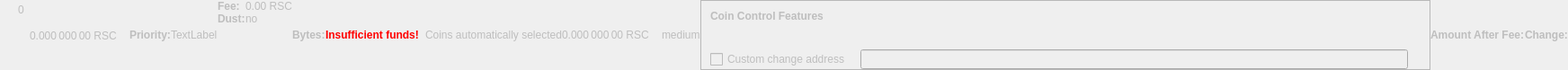
    <widget class="QWidget" name="dummyHideWidget" native="true">
     <property name="enabled">
      <bool>false</bool>
     </property>
     <property name="maximumSize">
      <size>
       <width>100</width>
       <height>22</height>
      </size>
     </property>
     <layout class="QHBoxLayout" name="dummyHideLayout">
      <property name="spacing">
       <number>0</number>
      </property>
      <property name="leftMargin">
       <number>0</number>
      </property>
      <property name="topMargin">
       <number>0</number>
      </property>
      <property name="rightMargin">
       <number>0</number>
      </property>
      <property name="bottomMargin">
       <number>0</number>
      </property>
      <item>
       <layout class="QFormLayout" name="formLayoutCoinControl1">
        <property name="horizontalSpacing">
         <number>10</number>
        </property>
        <property name="verticalSpacing">
         <number>14</number>
        </property>
        <property name="leftMargin">
         <number>10</number>
        </property>
        <property name="topMargin">
         <number>4</number>
        </property>
        <property name="rightMargin">
         <number>6</number>
        </property>
        <item row="0" column="1">
         <widget class="QLabel" name="labelCoinControlBytes">
          <property name="cursor">
           <cursorShape>IBeamCursor</cursorShape>
          </property>
          <property name="contextMenuPolicy">
           <enum>Qt::ActionsContextMenu</enum>
          </property>
          <property name="text">
           <string notr="true">0</string>
          </property>
          <property name="textInteractionFlags">
           <set>Qt::LinksAccessibleByMouse|Qt::TextSelectableByKeyboard|Qt::TextSelectableByMouse</set>
          </property>
         </widget>
        </item>
       </layout>
      </item>
      <item>
       <widget class="QLabel" name="labelCoinControlAfterFee">
        <property name="enabled">
         <bool>false</bool>
        </property>
        <property name="sizePolicy">
         <sizepolicy hsizetype="Fixed" vsizetype="Fixed">
          <horstretch>0</horstretch>
          <verstretch>0</verstretch>
         </sizepolicy>
        </property>
        <property name="minimumSize">
         <size>
          <width>111</width>
          <height>12</height>
         </size>
        </property>
        <property name="maximumSize">
         <size>
          <width>111</width>
          <height>12</height>
         </size>
        </property>
        <property name="cursor">
         <cursorShape>IBeamCursor</cursorShape>
        </property>
        <property name="contextMenuPolicy">
         <enum>Qt::ActionsContextMenu</enum>
        </property>
        <property name="text">
         <string notr="true">0.000 000 00 RSC</string>
        </property>
        <property name="textInteractionFlags">
         <set>Qt::LinksAccessibleByMouse|Qt::TextSelectableByKeyboard|Qt::TextSelectableByMouse</set>
        </property>
       </widget>
      </item>
      <item>
       <widget class="QLabel" name="labelCoinControlPriorityText">
        <property name="enabled">
         <bool>false</bool>
        </property>
        <property name="font">
         <font>
          <weight>75</weight>
          <bold>true</bold>
         </font>
        </property>
        <property name="text">
         <string>Priority:</string>
        </property>
       </widget>
      </item>
      <item>
       <layout class="QHBoxLayout" name="horizontalLayout">
        <item>
         <widget class="QLabel" name="WarningLabel">
          <property name="text">
           <string>TextLabel</string>
          </property>
         </widget>
        </item>
       </layout>
      </item>
      <item>
       <layout class="QFormLayout" name="formLayoutCoinControl3">
        <property name="horizontalSpacing">
         <number>0</number>
        </property>
        <property name="verticalSpacing">
         <number>0</number>
        </property>
        <property name="leftMargin">
         <number>0</number>
        </property>
        <property name="topMargin">
         <number>0</number>
        </property>
        <property name="rightMargin">
         <number>0</number>
        </property>
        <item row="0" column="0">
         <widget class="QLabel" name="labelCoinControlFeeText">
          <property name="enabled">
           <bool>false</bool>
          </property>
          <property name="font">
           <font>
            <weight>75</weight>
            <bold>true</bold>
           </font>
          </property>
          <property name="text">
           <string>Fee:</string>
          </property>
          <property name="margin">
           <number>0</number>
          </property>
         </widget>
        </item>
        <item row="0" column="1">
         <widget class="QLabel" name="labelCoinControlFee">
          <property name="enabled">
           <bool>false</bool>
          </property>
          <property name="cursor">
           <cursorShape>IBeamCursor</cursorShape>
          </property>
          <property name="contextMenuPolicy">
           <enum>Qt::ActionsContextMenu</enum>
          </property>
          <property name="text">
           <string notr="true">0.00 RSC</string>
          </property>
          <property name="textInteractionFlags">
           <set>Qt::LinksAccessibleByMouse|Qt::TextSelectableByKeyboard|Qt::TextSelectableByMouse</set>
          </property>
         </widget>
        </item>
        <item row="1" column="0">
         <widget class="QLabel" name="labelCoinControlLowOutputText">
          <property name="enabled">
           <bool>false</bool>
          </property>
          <property name="font">
           <font>
            <weight>75</weight>
            <bold>true</bold>
           </font>
          </property>
          <property name="text">
           <string>Dust:</string>
          </property>
         </widget>
        </item>
        <item row="1" column="1">
         <widget class="QLabel" name="labelCoinControlLowOutput">
          <property name="enabled">
           <bool>false</bool>
          </property>
          <property name="cursor">
           <cursorShape>IBeamCursor</cursorShape>
          </property>
          <property name="contextMenuPolicy">
           <enum>Qt::ActionsContextMenu</enum>
          </property>
          <property name="text">
           <string>no</string>
          </property>
          <property name="textInteractionFlags">
           <set>Qt::LinksAccessibleByMouse|Qt::TextSelectableByKeyboard|Qt::TextSelectableByMouse</set>
          </property>
         </widget>
        </item>
       </layout>
      </item>
      <item>
       <widget class="QLabel" name="labelCoinControlBytesText">
        <property name="enabled">
         <bool>false</bool>
        </property>
        <property name="font">
         <font>
          <weight>75</weight>
          <bold>true</bold>
         </font>
        </property>
        <property name="text">
         <string>Bytes:</string>
        </property>
       </widget>
      </item>
      <item>
       <layout class="QFormLayout" name="formLayoutCoinControl2">
        <property name="horizontalSpacing">
         <number>0</number>
        </property>
        <property name="verticalSpacing">
         <number>0</number>
        </property>
        <property name="leftMargin">
         <number>0</number>
        </property>
        <property name="topMargin">
         <number>0</number>
        </property>
        <property name="rightMargin">
         <number>0</number>
        </property>
       </layout>
      </item>
      <item>
       <layout class="QHBoxLayout" name="horizontalLayoutCoinControl2">
        <property name="spacing">
         <number>0</number>
        </property>
        <property name="bottomMargin">
         <number>0</number>
        </property>
       </layout>
      </item>
      <item>
       <widget class="QLabel" name="labelCoinControlInsuffFunds">
        <property name="enabled">
         <bool>false</bool>
        </property>
        <property name="minimumSize">
         <size>
          <width>0</width>
          <height>0</height>
         </size>
        </property>
        <property name="font">
         <font>
          <weight>75</weight>
          <bold>true</bold>
         </font>
        </property>
        <property name="styleSheet">
         <string notr="true">color:red;font-weight:bold;</string>
        </property>
        <property name="text">
         <string>Insufficient funds!</string>
        </property>
        <property name="margin">
         <number>5</number>
        </property>
       </widget>
      </item>
      <item>
       <layout class="QFormLayout" name="formLayoutCoinControl4">
        <property name="horizontalSpacing">
         <number>0</number>
        </property>
        <property name="verticalSpacing">
         <number>0</number>
        </property>
        <property name="leftMargin">
         <number>0</number>
        </property>
        <property name="topMargin">
         <number>0</number>
        </property>
        <property name="rightMargin">
         <number>0</number>
        </property>
       </layout>
      </item>
      <item>
       <widget class="QLabel" name="labelCoinControlChangeLabel">
        <property name="enabled">
         <bool>false</bool>
        </property>
        <property name="sizePolicy">
         <sizepolicy hsizetype="Preferred" vsizetype="Expanding">
          <horstretch>0</horstretch>
          <verstretch>0</verstretch>
         </sizepolicy>
        </property>
        <property name="minimumSize">
         <size>
          <width>0</width>
          <height>0</height>
         </size>
        </property>
        <property name="text">
         <string/>
        </property>
        <property name="margin">
         <number>3</number>
        </property>
       </widget>
      </item>
      <item>
       <widget class="QLabel" name="labelCoinControlAutomaticallySelected">
        <property name="enabled">
         <bool>false</bool>
        </property>
        <property name="sizePolicy">
         <sizepolicy hsizetype="Fixed" vsizetype="Fixed">
          <horstretch>0</horstretch>
          <verstretch>0</verstretch>
         </sizepolicy>
        </property>
        <property name="minimumSize">
         <size>
          <width>0</width>
          <height>0</height>
         </size>
        </property>
        <property name="maximumSize">
         <size>
          <width>240</width>
          <height>16777215</height>
         </size>
        </property>
        <property name="text">
         <string>Coins automatically selected</string>
        </property>
        <property name="margin">
         <number>5</number>
        </property>
       </widget>
      </item>
      <item>
       <widget class="QLabel" name="labelCoinControlChange">
        <property name="enabled">
         <bool>false</bool>
        </property>
        <property name="sizePolicy">
         <sizepolicy hsizetype="Fixed" vsizetype="Fixed">
          <horstretch>0</horstretch>
          <verstretch>0</verstretch>
         </sizepolicy>
        </property>
        <property name="minimumSize">
         <size>
          <width>111</width>
          <height>0</height>
         </size>
        </property>
        <property name="maximumSize">
         <size>
          <width>111</width>
          <height>16777215</height>
         </size>
        </property>
        <property name="cursor">
         <cursorShape>IBeamCursor</cursorShape>
        </property>
        <property name="contextMenuPolicy">
         <enum>Qt::ActionsContextMenu</enum>
        </property>
        <property name="text">
         <string notr="true">0.000 000 00 RSC</string>
        </property>
        <property name="textInteractionFlags">
         <set>Qt::LinksAccessibleByMouse|Qt::TextSelectableByKeyboard|Qt::TextSelectableByMouse</set>
        </property>
       </widget>
      </item>
      <item>
       <widget class="QLabel" name="labelCoinControlPriority">
        <property name="enabled">
         <bool>false</bool>
        </property>
        <property name="cursor">
         <cursorShape>IBeamCursor</cursorShape>
        </property>
        <property name="contextMenuPolicy">
         <enum>Qt::ActionsContextMenu</enum>
        </property>
        <property name="text">
         <string>medium</string>
        </property>
        <property name="textInteractionFlags">
         <set>Qt::LinksAccessibleByMouse|Qt::TextSelectableByKeyboard|Qt::TextSelectableByMouse</set>
        </property>
       </widget>
      </item>
      <item>
       <widget class="QFrame" name="frameCoinControl">
        <property name="sizePolicy">
         <sizepolicy hsizetype="Expanding" vsizetype="Expanding">
          <horstretch>0</horstretch>
          <verstretch>0</verstretch>
         </sizepolicy>
        </property>
        <property name="maximumSize">
         <size>
          <width>16777215</width>
          <height>16777215</height>
         </size>
        </property>
        <property name="frameShape">
         <enum>QFrame::StyledPanel</enum>
        </property>
        <property name="frameShadow">
         <enum>QFrame::Sunken</enum>
        </property>
        <layout class="QVBoxLayout" name="verticalLayoutCoinControl2_2">
         <property name="spacing">
          <number>0</number>
         </property>
         <property name="leftMargin">
          <number>0</number>
         </property>
         <property name="topMargin">
          <number>0</number>
         </property>
         <property name="rightMargin">
          <number>0</number>
         </property>
         <property name="bottomMargin">
          <number>0</number>
         </property>
         <item>
          <layout class="QVBoxLayout" name="verticalLayoutCoinControl" stretch="0,0,0,1">
           <property name="spacing">
            <number>0</number>
           </property>
           <property name="leftMargin">
            <number>10</number>
           </property>
           <property name="topMargin">
            <number>10</number>
           </property>
           <item>
            <layout class="QHBoxLayout" name="horizontalLayoutCoinControl1">
             <property name="bottomMargin">
              <number>15</number>
             </property>
             <item>
              <widget class="QLabel" name="labelCoinControlFeatures">
               <property name="enabled">
                <bool>false</bool>
               </property>
               <property name="sizePolicy">
                <sizepolicy hsizetype="Preferred" vsizetype="Maximum">
                 <horstretch>0</horstretch>
                 <verstretch>0</verstretch>
                </sizepolicy>
               </property>
               <property name="font">
                <font>
                 <weight>75</weight>
                 <bold>true</bold>
                </font>
               </property>
               <property name="styleSheet">
                <string notr="true">font-weight:bold;</string>
               </property>
               <property name="text">
                <string>Coin Control Features</string>
               </property>
              </widget>
             </item>
            </layout>
           </item>
           <item>
            <widget class="QWidget" name="widgetCoinControl" native="true">
             <property name="sizePolicy">
              <sizepolicy hsizetype="Preferred" vsizetype="Preferred">
               <horstretch>0</horstretch>
               <verstretch>0</verstretch>
              </sizepolicy>
             </property>
             <property name="minimumSize">
              <size>
               <width>0</width>
               <height>0</height>
              </size>
             </property>
             <property name="styleSheet">
              <string notr="true"/>
             </property>
             <layout class="QHBoxLayout" name="horizontalLayoutCoinControl5_2">
              <property name="leftMargin">
               <number>0</number>
              </property>
              <property name="topMargin">
               <number>0</number>
              </property>
              <property name="rightMargin">
               <number>0</number>
              </property>
              <property name="bottomMargin">
               <number>0</number>
              </property>
              <item>
               <layout class="QHBoxLayout" name="horizontalLayoutCoinControl3">
                <property name="spacing">
                 <number>20</number>
                </property>
                <property name="topMargin">
                 <number>0</number>
                </property>
                <property name="bottomMargin">
                 <number>10</number>
                </property>
               </layout>
              </item>
             </layout>
            </widget>
           </item>
           <item>
            <layout class="QHBoxLayout" name="horizontalLayoutCoinControl4" stretch="0,0,0">
             <property name="spacing">
              <number>12</number>
             </property>
             <property name="sizeConstraint">
              <enum>QLayout::SetDefaultConstraint</enum>
             </property>
             <property name="topMargin">
              <number>5</number>
             </property>
             <property name="rightMargin">
              <number>5</number>
             </property>
             <item>
              <widget class="QCheckBox" name="checkBoxCoinControlChange">
               <property name="enabled">
                <bool>false</bool>
               </property>
               <property name="toolTip">
                <string>If this is activated, but the change address is empty or invalid, change will be sent to a newly generated address.</string>
               </property>
               <property name="text">
                <string>Custom change address</string>
               </property>
              </widget>
             </item>
             <item>
              <widget class="QValidatedLineEdit" name="lineEditCoinControlChange">
               <property name="enabled">
                <bool>false</bool>
               </property>
               <property name="sizePolicy">
                <sizepolicy hsizetype="Expanding" vsizetype="Fixed">
                 <horstretch>0</horstretch>
                 <verstretch>0</verstretch>
                </sizepolicy>
               </property>
              </widget>
             </item>
             <item>
              <widget class="QLabel" name="labelCoinControlChangeLabel_2">
               <property name="sizePolicy">
                <sizepolicy hsizetype="Preferred" vsizetype="Expanding">
                 <horstretch>0</horstretch>
                 <verstretch>0</verstretch>
                </sizepolicy>
               </property>
               <property name="minimumSize">
                <size>
                 <width>0</width>
                 <height>0</height>
                </size>
               </property>
               <property name="text">
                <string/>
               </property>
               <property name="margin">
                <number>3</number>
               </property>
              </widget>
             </item>
            </layout>
           </item>
           <item>
            <spacer name="verticalSpacerCoinControl">
             <property name="orientation">
              <enum>Qt::Vertical</enum>
             </property>
             <property name="sizeHint" stdset="0">
              <size>
               <width>800</width>
               <height>1</height>
              </size>
             </property>
            </spacer>
           </item>
          </layout>
         </item>
        </layout>
       </widget>
      </item>
      <item>
       <widget class="QLabel" name="labelCoinControlAfterFeeText">
        <property name="enabled">
         <bool>false</bool>
        </property>
        <property name="minimumSize">
         <size>
          <width>0</width>
          <height>0</height>
         </size>
        </property>
        <property name="maximumSize">
         <size>
          <width>16777215</width>
          <height>16777215</height>
         </size>
        </property>
        <property name="font">
         <font>
          <weight>75</weight>
          <bold>true</bold>
         </font>
        </property>
        <property name="text">
         <string>Amount After Fee:</string>
        </property>
        <property name="alignment">
         <set>Qt::AlignLeading|Qt::AlignLeft|Qt::AlignVCenter</set>
        </property>
        <property name="margin">
         <number>0</number>
        </property>
       </widget>
      </item>
      <item>
       <widget class="QLabel" name="labelCoinControlChangeText">
        <property name="enabled">
         <bool>false</bool>
        </property>
        <property name="sizePolicy">
         <sizepolicy hsizetype="Preferred" vsizetype="Preferred">
          <horstretch>0</horstretch>
          <verstretch>0</verstretch>
         </sizepolicy>
        </property>
        <property name="minimumSize">
         <size>
          <width>0</width>
          <height>0</height>
         </size>
        </property>
        <property name="maximumSize">
         <size>
          <width>16777215</width>
          <height>16777215</height>
         </size>
        </property>
        <property name="font">
         <font>
          <weight>75</weight>
          <bold>true</bold>
         </font>
        </property>
        <property name="text">
         <string>Change:</string>
        </property>
        <property name="alignment">
         <set>Qt::AlignLeading|Qt::AlignLeft|Qt::AlignVCenter</set>
        </property>
       </widget>
      </item>
     </layout>
    </widget>
